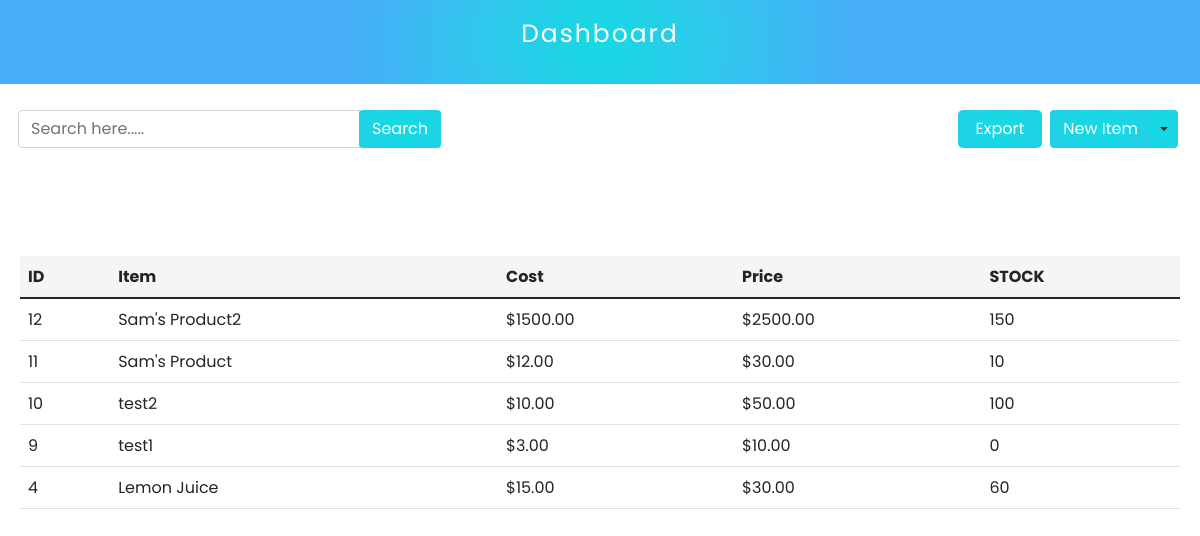
/adminpanel/product/7/ (signed in), run on the app's committed database.
### restaurant/models.py (models this page shows, shortened)
class Item(models.Model):
    item_name = models.CharField(max_length=255)
    item_price = models.DecimalField(
        decimal_places=2, max_digits=10, default=0.00)
    buying_price = models.DecimalField(
        decimal_places=2, max_digits=10, default=0.00)
    brand = models.ForeignKey(
        Brand, on_delete=models.SET_NULL, null=True, blank=True)
    category = models.ForeignKey(Category, on_delete=models.SET_NULL, null=True)
    vendor = models.ForeignKey(Vendor, on_delete=models.SET_NULL, null=True)
    shop = models.ForeignKey(Shop, on_delete=models.SET_NULL, null=True)
    stock_amount = models.PositiveIntegerField(default=0)
    out_of_stock = models.BooleanField(default=False, null=True, blank=True)
    item_img = models.ImageField(upload_to="images/", null=True)
    product_descriptions = models.TextField(null=True)
    upc = models.IntegerField(null=True, blank=True)
    sku = models.CharField(max_length=255, null=True)
    created_at = models.DateTimeField(null=True, auto_now_add=True)
    class Meta:
        ordering = ['-id']

### adminpanel/views.py (the view)
# urls.py: path("product/<int:shop_id>/", productHomeView, name="product"),
def productHomeView(request, shop_id):
    shop_id = get_object_or_404(Shop, pk=shop_id)
    if shop_id.user == request.user:
        products = Item.objects.filter(
            shop=shop_id
        )
        args = {
            "shop_id": shop_id,
            "products": products,
        }
        return render(request, "product/product.html", args)
    else:
        return HttpResponse("You are not the owner of this shop")

### adminpanel/templates/product/product.html (shortened to what this page needs)
{% load static %} {% include 'adminpanel/sidebar.html' %}
<link rel="stylesheet" href="{% static 'css/admin-panel/admin-panel.css' %}" />
<link rel="stylesheet" href="{% static 'css/admin-panel/orders.css' %}" />
<link rel="stylesheet" href="{% static 'css/admin-panel/department.css' %}" />
<div class="main____search________content">
  <div class="search_____content me-1 mt-2">
    <form>
      <div class="input-group">
        <input
          onkeyup="matchName(this)"
          type="text"
          class="form-control"
          placeholder="Search here....."
          aria-label=""
          aria-describedby="basic-addon1"
        />
        <div class="input-group-prepend">
          <button class="btn search_____btn" type="button">Search</button>
        </div>
      </div>
    </form>
  </div>
  <div class="me-1 mt-2 d-flex">
    <form method="POST" action="{% url 'export-product-data' shop_id.id %}">{% csrf_token %}
      <button class="search_________btn me-2" type="submit" id="exportBtn">
           Export
      </button>
    </form>
    <div class="btn-group">
      <a href="{% url 'create-product' shop_id.id %}"  class="btn new____dept text-white">
        New Item
      </a>
      <button
        type="button"
        class="btn dropdown-toggle dropdown-toggle-split new____dept"
        data-bs-toggle="dropdown"
        aria-expanded="false"
      >
      </button>
    </div>
  </div>
</div>
<div class="main____dept____table table-responsive">
  <table class="table">
    <thead class="table_____head">
      <tr>
        <th scope="col">ID</th>
        <th scope="col">Item</th>
        <th scope="col">Cost</th>
        <th scope="col">Price</th>
        <th scope="col">STOCK</th>
      </tr>
    </thead>
    <tbody class="prod__table">
      {% if products %}
      {% for p in products %}
      <tr>
        <td><a href="{% url 'edit-product' shop_id.id p.id %}" class="w-100 d-flex text-dark">{{ p.id }}</a></td>
        <td><a href="{% url 'edit-product' shop_id.id p.id %}" class="w-100 d-flex text-dark">{{ p.item_name }}</a></td>
        <td><a href="{% url 'edit-product' shop_id.id p.id %}" class="w-100 d-flex text-dark">${{ p.buying_price }}</a></td>
        <td><a href="{% url 'edit-product' shop_id.id p.id %}" class="w-100 d-flex text-dark">${{ p.item_price }}</a></td>
        <td><a href="{% url 'edit-product' shop_id.id p.id %}" class="w-100 d-flex text-dark">{{p.stock_amount}}</a></td>
      </tr>
      {% endfor %}
      {% else %}
        No Products Added!
      {% endif %}
    </tbody>
  </table>
</div>

### static/css/admin-panel/admin-panel.css (style rules this page uses)
* { box-sizing: border-box; padding: 0; margin: 0; list-style: none; font-family: "poppins", sans-serif; }
:root { --white: #fff; --deep-white: #f5f5f5; --black: #000; --blue: #3470c9; }

### static/css/admin-panel/orders.css (style rules this page uses)
.search_____btn { background-image: radial-gradient( circle 248px at center, #16d9e3 0%, #30c7ec 47%, #46aef7 100% ) !important; color: var(--white); }
.search_________btn { border: none !important; background-image: radial-gradient( circle 248px at center, #16d9e3 0%, #30c7ec 47%, #46aef7 100% ) !important; color: var(--white); padding: 7px 18px; border-radius: 5px; }
.main____search________content { display: flex; justify-content: space-between; align-items: center; padding: 18px; flex-wrap: wrap; }
.table_____head { background-color: var(--deep-white) !important; }

### static/css/admin-panel/department.css (style rules this page uses)
.new____dept { background-image: radial-gradient( circle 248px at center, #16d9e3 0%, #30c7ec 47%, #46aef7 100% ) !important; }
.main____dept____table { margin-top: 70px; padding: 20px; }
td a { text-decoration: none; }

### data on the page
Item: id "12", item_name "Sam's Product2", buying_price "1500.00", item_price "2500.00", stock_amount "150"
Item: id "11", item_name "Sam's Product", buying_price "12.00", item_price "30.00", stock_amount "10"
Item: id "10", item_name "test2", buying_price "10.00", item_price "50.00", stock_amount "100"
Item: id "9", item_name "test1", buying_price "3.00", item_price "10.00", stock_amount "0"
Item: id "4", item_name "Lemon Juice", buying_price "15.00", item_price "30.00", stock_amount "60"
